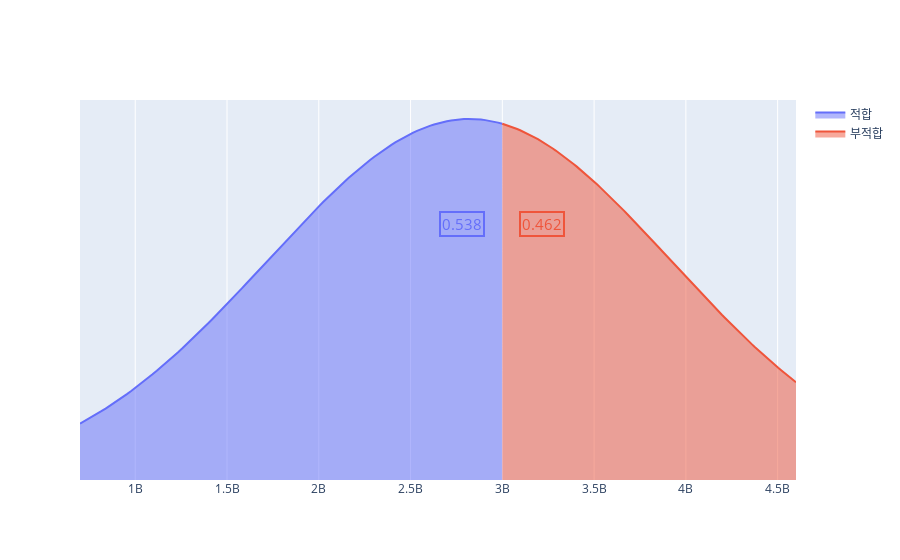

Write notebook code for a chart like this one.
### Markdown cell above
#### 수소 충전소 구축 비용 적합도

### Code cell
HVCS_construction_cost_pro,HVCS_construction_cost_pro_negative  = cal_norm(df_HVCS_construction_cost['구축 비용'].mean(),
                                                                           df_HVCS_construction_cost['구축 비용'].std(),
                                                                           df_HVCS_construction_cost['구축 비용'].min(),
                                                                           df_HVCS_construction_cost['구축 비용'].max(),
                                                                           HVCS_construction_cost_standard,
                                                                           True)
HVCS_construction_cost_pro
